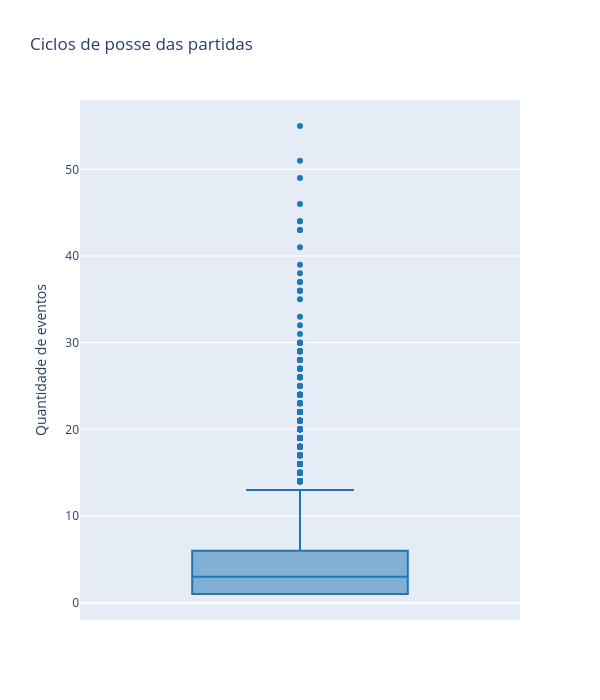

Notebook source saved alongside this figure:
### Markdown cell above
### 3.3 Tamanho dos ciclos

Distribuição da quantidade de eventos por ciclo.

### Code cell
df_possession_agg_pd = df_possession_agg.toPandas()

print(df_possession_agg_pd['qtd_eventos'].describe())

fig = go.Figure()

#cores = ['#1f77b4', '#ff7f0e', '#2ca02c', '#d62728', '#9467bd']

fig.add_trace(
    go.Box(
        y=df_possession_agg_pd['qtd_eventos'],
        name='',
        marker_color='#1f77b4',
        text=df_possession_agg_pd['possession_id'],
        hovertemplate='%{text}<br>Quantidade de eventos: %{y}<extra></extra>',
        #legendgroup=freq,
        #showlegend=True
    )
)

fig.update_layout(
    title=f'Ciclos de posse das partidas',
    height=700,
    width=600
)

fig.update_yaxes(title_text='Quantidade de eventos')
fig.show()

### Figure 1 — Plotly figure (JSON) as saved in the notebook; plotly's stock layout.template omitted (floating-point values rounded to 4 significant figures; data arrays with more than 128 entries replaced by an {"elided": "..."} marker saying what was removed)
{"data": [{"hovertemplate": "%{text}<br>Quantidade de eventos: %{y}<extra></extra>", "marker": {"color": "#1f77b4"}, "name": "", "text": {"elided": "5570 float values"}, "type": "box", "y": {"elided": "5570 int values"}}], "layout": {"height": 700, "title": {"text": "Ciclos de posse das partidas"}, "width": 600, "yaxis": {"title": {"text": "Quantidade de eventos"}}}}
